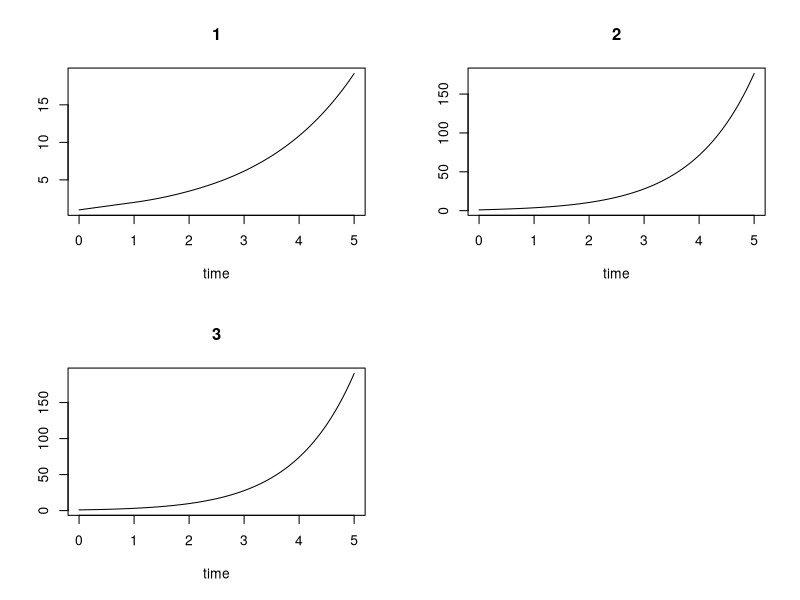

Write the R code that produced this figure.
# Example from Wille-Baker, 

library(deSolve)

dd <- function(t,y,parms) {
 if(t<1) 
	lag1<-1
 else
	lag1<-lagvalue(t-1,1)

 if(t<.2)
	lag2<-1
 else 
	lag2<-lagvalue(t-.2,2)

 dy1<-lag1
 dy2<-lag1+lag2
 dy3<-y[2]

 list(c(dy1,dy2,dy3))
}


y_0<-c(1,1,1)

times<-seq(0,5,len=201)

yout<-dede(y=y_0,times=times, func=dd,  parms = NULL, atol = 1e-9)

plot(yout)


# deSolve provides the exact solution to ~1e-6!
exact_20_digits<-c(19.175000000000000000, 176.42257844738031770, 190.34420193607041693)

yout[201,2:4]-exact_20_digits
